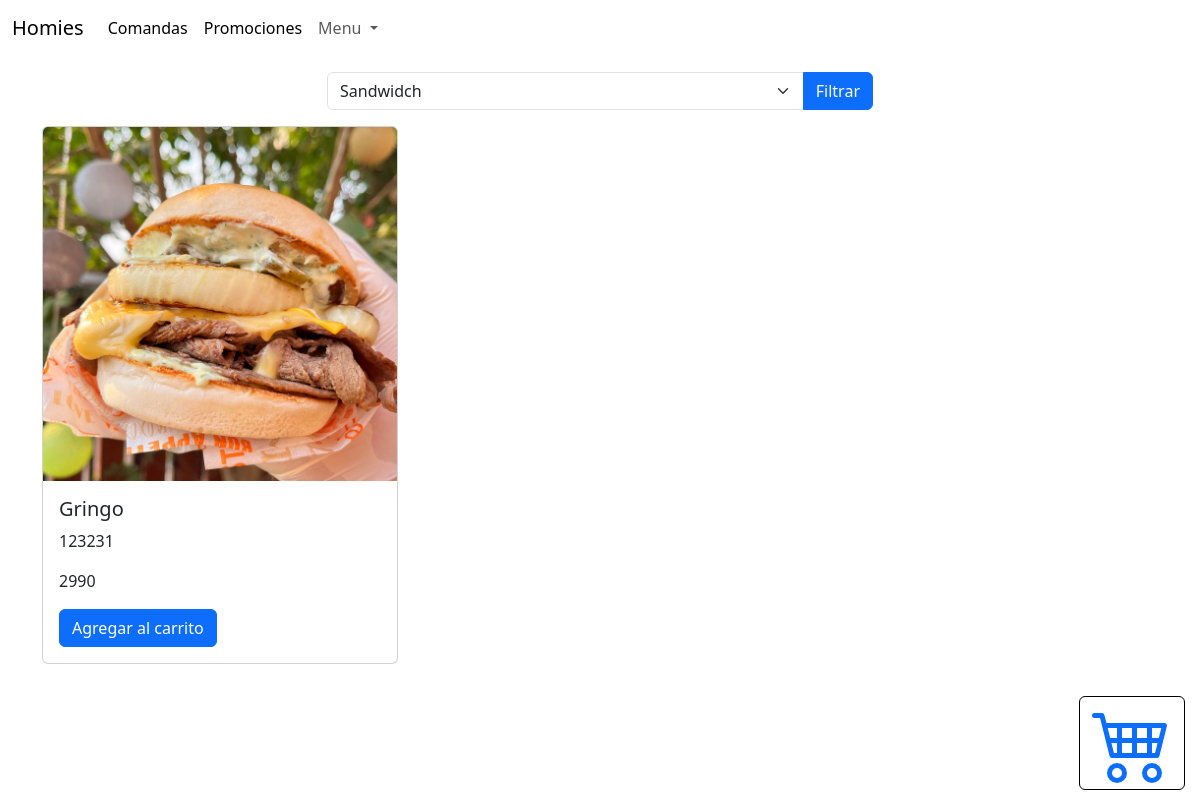
The page /listar_productos?categoria_id=3 on the database its author committed.
### app/models.py (models this page shows, shortened)
class Producto(models.Model):
    nombre = models.CharField(max_length=200)
    descripcion = models.TextField()
    precio = models.IntegerField()
    stock = models.IntegerField()
    fecha_creacion = models.DateTimeField(auto_now_add=True)
    categoria = models.ForeignKey(Categoria, on_delete=models.CASCADE)
    imagen = models.ImageField(upload_to="productos", null=True)
    cantidad = models.IntegerField(default=0)
    comentario = models.CharField(max_length=100,default="")
    SIMPLE = 'Simple'
    DOBLE = 'Doble'
    OPCIONES_HAMBURGUESA = [
        (SIMPLE, 'Hamburguesa Simple'),
        (DOBLE, 'Hamburguesa Doble'),
    ]
    tipo_hamburguesa = models.CharField(
        max_length=10,
        choices=OPCIONES_HAMBURGUESA,
        default=SIMPLE,
    )

### app/views.py (the view)
# urls.py: path('listar_productos', listar_productos, name='listar_productos'),
def listar_productos(request,categoria_id=None):
    categorias = Categoria.objects.all()  # Asegúrate de importar la clase Categoria
    if request.method == 'POST':
        form = ProductoForm(request.POST)
        if form.is_valid():
            form.save()
            return redirect('home')  # Redirige a la misma página después de agregar un producto
    else:
        form = ProductoForm()
    if 'categoria_id' in request.GET:
        categoria_id = request.GET['categoria_id']
        productos = Producto.objects.filter(categoria__id=categoria_id)
    else:
        productos = Producto.objects.all()
    context = {'productos': productos, 'form': form, 'categorias': categorias}
    return render(request, 'app/listar_productos.html', context)

### app/forms.py
class ProductoForm(forms.ModelForm):
    class Meta:
        model = Producto
        fields = ['nombre', 'cantidad', 'precio', 'comentario', 'tipo_hamburguesa']

### app/templates/app/listar_productos.html (shortened to what this page needs)
{% extends 'app/base.html' %}
{% block content %}
</div>
<div class="container">
  <div class="row justify-content-center">
    <div class="col-md-6">
      <form class="mb-3" method="get" action="{% url 'listar_productos' %}">
        <div class="input-group">
          <select class="form-select" name="categoria_id" id="categoria">
            {% for categoria in categorias %}
            <option value="{{ categoria.id }}">{{ categoria.nombre }}</option>
            {% endfor %}
          </select>
          <button type="submit" class="btn btn-primary">Filtrar</button>
        </div>
      </form>
    </div>
  </div>
</div>
<button type="button" class="btn btn-link"
  style="position: fixed; bottom: 10px; right: 15px;z-index: 1000; border-color:black; background-color: white;"
  onclick="openModal()">
</button>
<div class="container">
  <div class="row">
    {% for producto in productos %}
    <div class="col-lg-4 col-md-6 col-sm-12 mb-4">
      <div class="card">
        <img src="{{ producto.imagen.url }}" class="card-img-top custom-image" alt="{{ producto.nombre }}">
        <div class="card-body">
          <h5 class="card-title">{{ producto.nombre }}</h5>
          <p class="card-text">{{ producto.descripcion }}</p>
          <p class="card-text">{{ producto.precio }}</p>
          <button class="btn btn-primary"
            onclick="Agregar('{{ producto.id }}','{{ producto.nombre }}','{{ producto.precio }}','{{ producto.imagen.url }}')">Agregar
            al carrito</button>
        </div>
      </div>
    </div>
    {% endfor %}
  </div>
</div>
{% endblock %}

### rows shown on the page
Producto: imagen (picture), nombre "Gringo", descripcion "123231", precio "2990"

### other values the page prints
form field categoria_id "Sandwidch"
